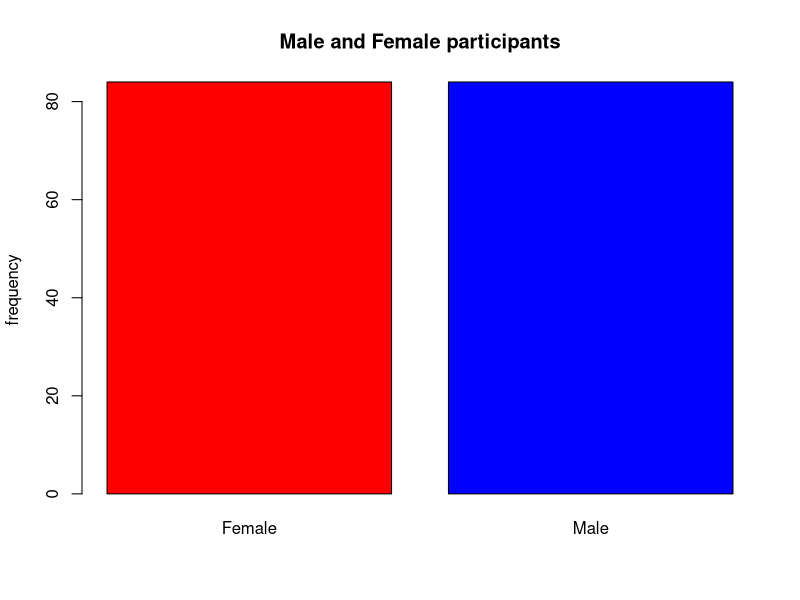
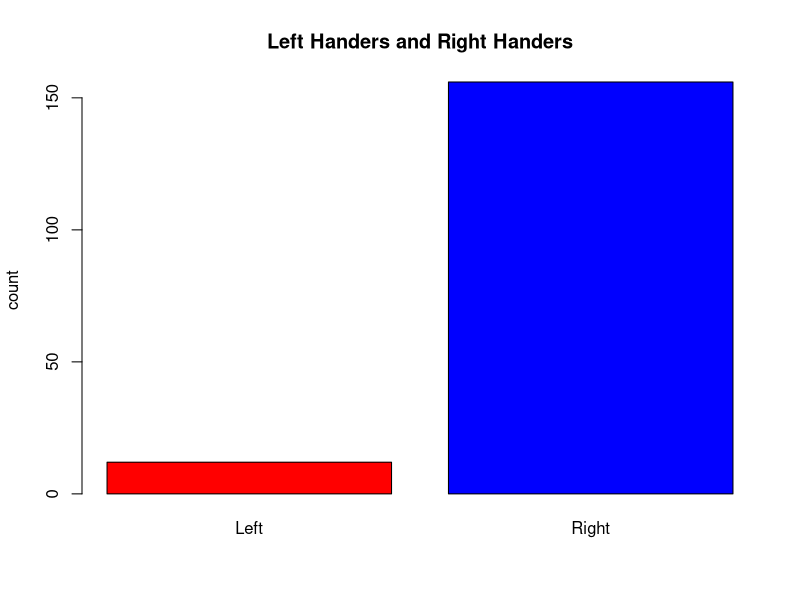
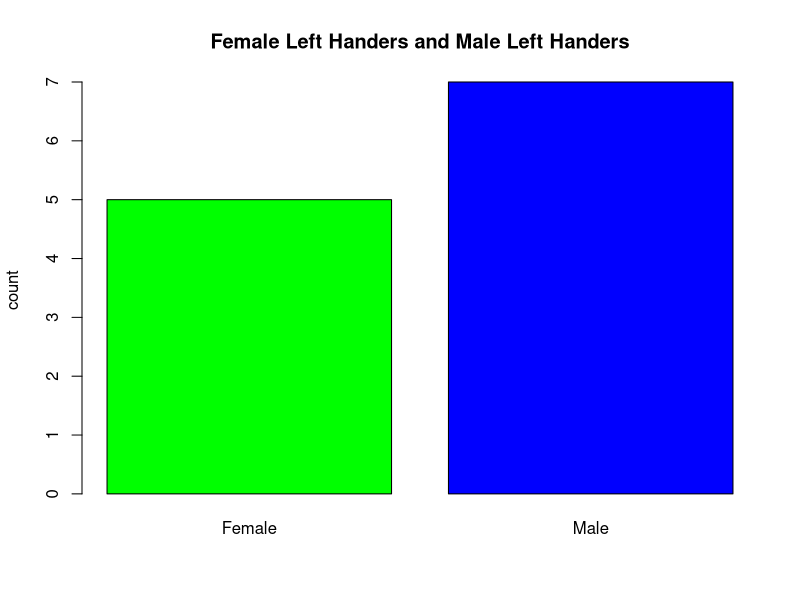
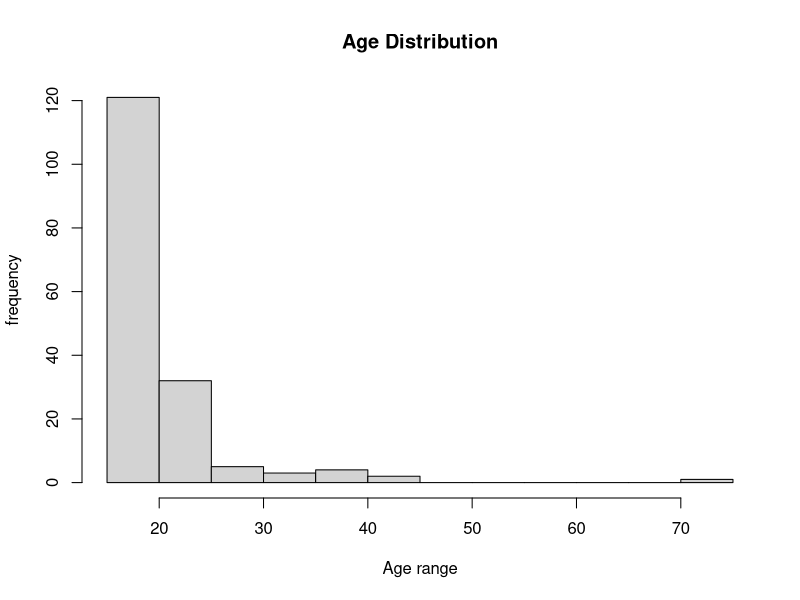
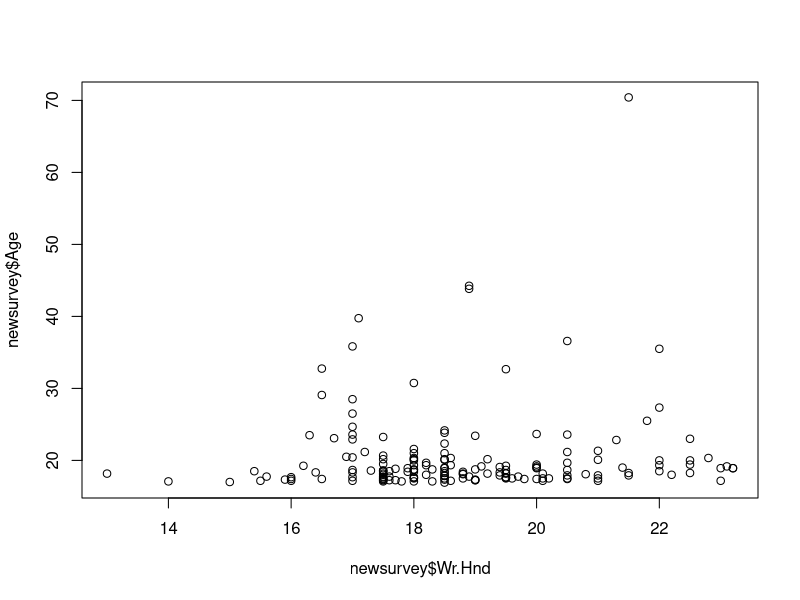
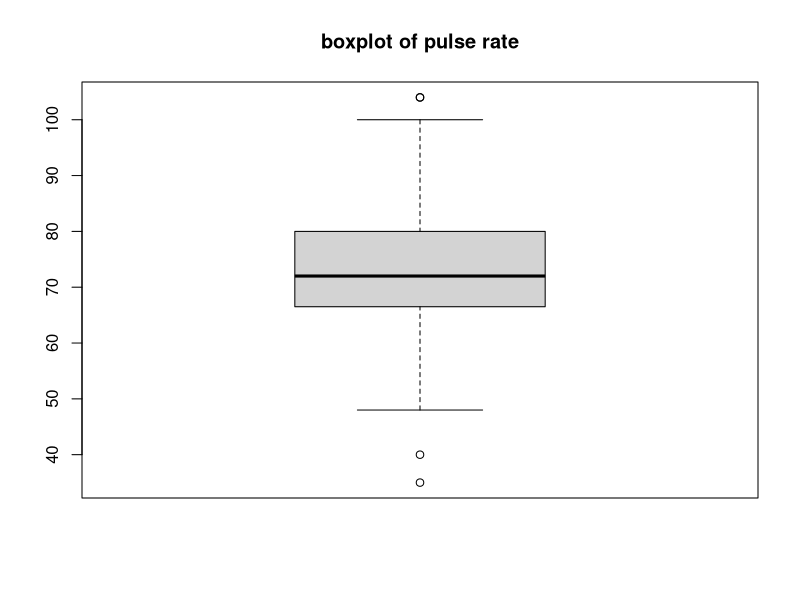
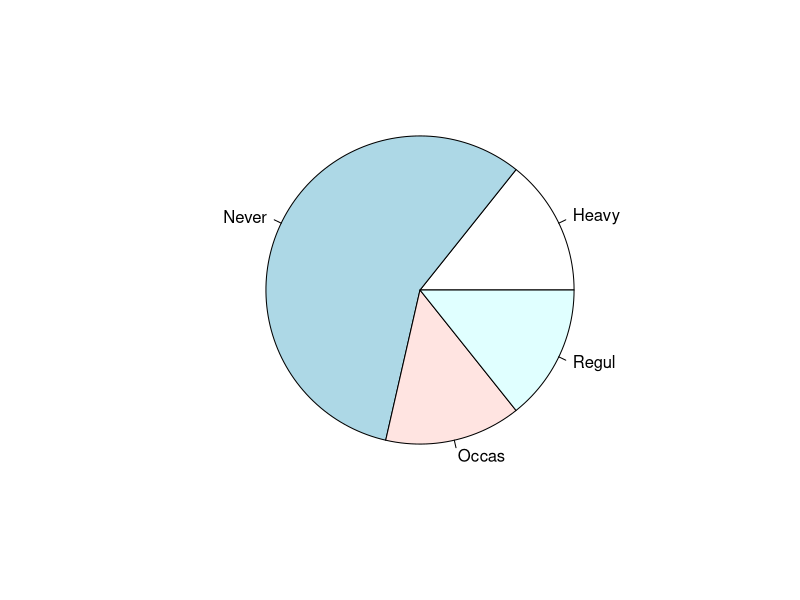
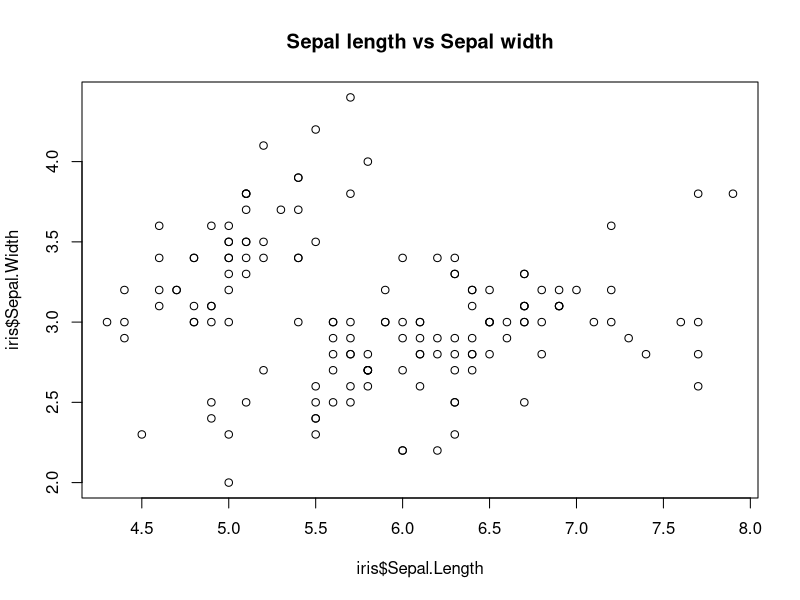

These charts were generated, in order, by the following R code:
## ---- chunk 1
knitr::opts_chunk$set(echo = TRUE)
## ---- chunk 2
library(MASS)
library(ggplot2)
newsurvey = na.omit(survey)
## ---- chunk 3
freq = table(newsurvey$Sex)
barplot(freq,main="Male and Female participants", ylab="frequency",col=c('red','blue'))
## ---- chunk 4
freq = table(newsurvey$W.Hnd)
barplot(freq,main="Left Handers and Right Handers",ylab = "count", col=c("red","blue"))
## ---- chunk 5
library(dplyr)
lft_hnders = filter(newsurvey,newsurvey$W.Hnd=="Left")
freq = table(lft_hnders$Sex)
barplot(freq, main="Female Left Handers and Male Left Handers", ylab="count",col = c('green','blue'))
## ---- chunk 6
hist(newsurvey$Age,main="Age Distribution",xlab="Age range",ylab="frequency")
## ---- chunk 7
plot(newsurvey$Wr.Hnd,newsurvey$Age)
## ---- chunk 8
boxplot(newsurvey$Pulse,main="boxplot of pulse rate")
summary(newsurvey$Pulse)
## ---- chunk 9
m_L = filter(lft_hnders,lft_hnders$Sex=="Male")
freq = table(m_L$Smoke)
pie(freq)
## ---- chunk 10
data = iris
## ---- chunk 11
plot(iris$Sepal.Length,iris$Sepal.Width, main="Sepal length vs Sepal width")
## ---- chunk 12
plot(iris, main="Finding correlations using multiple scatter plot")
## ---- chunk 13
slen_swid = cor(iris$Sepal.Length,iris$Sepal.Width)
slen_plen = cor(iris$Sepal.Length,iris$Petal.Length)
slen_pwid = cor(iris$Sepal.Length,iris$Petal.Width)
swid_plen = cor(iris$Sepal.Width,iris$Petal.Length)
swid_pwid = cor(iris$Sepal.Width,iris$Petal.Width)
plen_pwid = cor(iris$Petal.Length,iris$Petal.Width)

slen_swid
slen_plen 
slen_pwid 
swid_plen
swid_pwid
plen_pwid
## ---- chunk 14
boxplot(iris,main="Finding outliers")
## ---- chunk 15
freq = table(iris$Species)
pie(freq)
